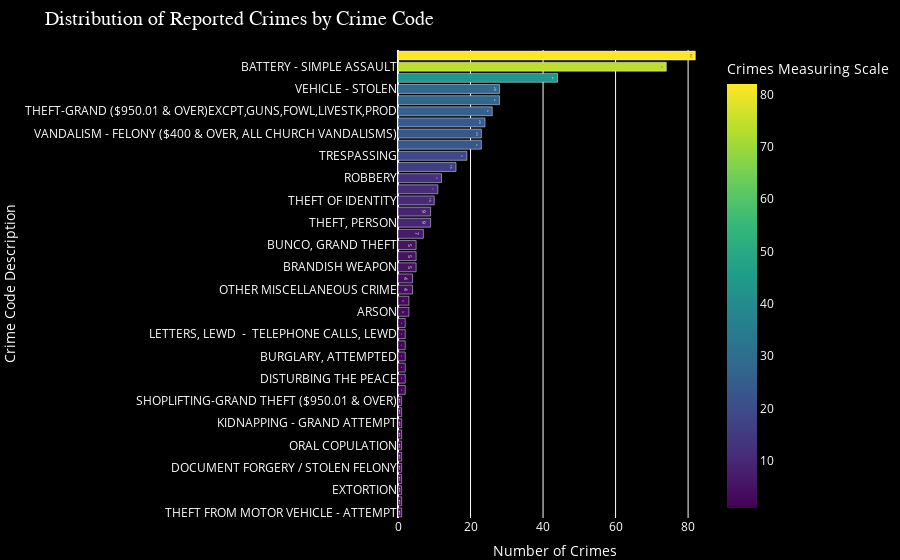

This figure's notebook cell:
### Code cell
fig = px.bar(df, x='Crime_Count', y='Crm_Cd_Desc', orientation='h',
             labels={'Crime_Count': 'Number of Crimes', 'Crm_Cd_Desc': 'Crime Code Description'},
             title='Distribution of Reported Crimes by Crime Code',
             color='Crime_Count',
             color_continuous_scale='viridis')
fig.update_layout(yaxis={'categoryorder':'total ascending'},  
                  xaxis_title='Number of Crimes', yaxis_title='Crime Code Description',
                  plot_bgcolor='black',  
                  paper_bgcolor='black',  
                  font=dict(color='white'),  
                  coloraxis_colorbar=dict(title='Crimes Measuring Scale', tickfont=dict(color='white')),  
                  margin=dict(l=0, r=0, t=50, b=0),  
                  title_font=dict(size=20, color='white', family='Arial'))  


fig.update_traces(texttemplate='%{x}', textposition='inside')  
fig.show()

### Figure 1 — Plotly figure (JSON) as saved in the notebook; plotly's stock layout.template omitted (floating-point values rounded to 4 significant figures)
{"data": [{"alignmentgroup": "True", "hovertemplate": "Number of Crimes=%{marker.color}<br>Crime Code Description=%{y}<extra></extra>", "legendgroup": "", "marker": {"color": [82, 74, 44, 28, 28, 26, 24, 23, 23, 19, 16, 12, 11, 10, 9, 9, 7, 5, 5, 5, 4, 4, 3, 3, 2, 2, 2, 2, 2, 2, 2, 1, 1, 1, 1, 1, 1, 1, 1, 1, 1, 1], "coloraxis": "coloraxis", "pattern": {"shape": ""}}, "name": "", "offsetgroup": "", "orientation": "h", "showlegend": false, "textposition": "inside", "texttemplate": "%{x}", "type": "bar", "x": [82, 74, 44, 28, 28, 26, 24, 23, 23, 19, 16, 12, 11, 10, 9, 9, 7, 5, 5, 5, 4, 4, 3, 3, 2, 2, 2, 2, 2, 2, 2, 1, 1, 1, 1, 1, 1, 1, 1, 1, 1, 1], "xaxis": "x", "y": ["BURGLARY FROM VEHICLE", "BATTERY - SIMPLE ASSAULT", "THEFT PLAIN - PETTY ($950 & UNDER)", "SHOPLIFTING - PETTY THEFT ($950 & UNDER)", "VEHICLE - STOLEN", "THEFT-GRAND ($950.01 & OVER)EXCPT,GUNS,FOWL,LIVESTK,PROD", "ASSAULT WITH DEADLY WEAPON, AGGRAVATED ASSAULT", "VANDALISM - MISDEAMEANOR ($399 OR UNDER)", "VANDALISM - FELONY ($400 & OVER, ALL CHURCH VANDALISMS)", "TRESPASSING", "BURGLARY", "ROBBERY", "BIKE - STOLEN", "THEFT OF IDENTITY", "THEFT, PERSON", "THEFT FROM MOTOR VEHICLE - PETTY ($950 & UNDER)", "CRIMINAL THREATS - NO WEAPON DISPLAYED", "BRANDISH WEAPON", "BATTERY POLICE (SIMPLE)", "BUNCO, GRAND THEFT", "OTHER MISCELLANEOUS CRIME", "ATTEMPTED ROBBERY", "ARSON", "VIOLATION OF RESTRAINING ORDER", "VIOLATION OF COURT ORDER", "DISTURBING THE PEACE", "OTHER ASSAULT", "BURGLARY, ATTEMPTED", "PURSE SNATCHING", "LETTERS, LEWD  -  TELEPHONE CALLS, LEWD", "INDECENT EXPOSURE", "THEFT FROM MOTOR VEHICLE - ATTEMPT", "THROWING OBJECT AT MOVING VEHICLE", "EXTORTION", "BOMB SCARE", "DOCUMENT FORGERY / STOLEN FELONY", "FAILURE TO YIELD", "ORAL COPULATION", "CRM AGNST CHLD (13 OR UNDER) (14-15 & SUSP 10 YRS OLDER)", "KIDNAPPING - GRAND ATTEMPT", "BUNCO, ATTEMPT", "SHOPLIFTING-GRAND THEFT ($950.01 & OVER)"], "yaxis": "y"}], "layout": {"barmode": "relative", "coloraxis": {"colorbar": {"tickfont": {"color": "white"}, "title": {"text": "Crimes Measuring Scale"}}, "colorscale": [[0, "#440154"], [0.1111, "#482878"], [0.2222, "#3e4989"], [0.3333, "#31688e"], [0.4444, "#26828e"], [0.5556, "#1f9e89"], [0.6667, "#35b779"], [0.7778, "#6ece58"], [0.8889, "#b5de2b"], [1, "#fde725"]]}, "font": {"color": "white"}, "legend": {"tracegroupgap": 0}, "margin": {"b": 0, "l": 0, "r": 0, "t": 50}, "paper_bgcolor": "black", "plot_bgcolor": "black", "title": {"font": {"color": "white", "family": "Arial", "size": 20}, "text": "Distribution of Reported Crimes by Crime Code"}, "xaxis": {"anchor": "y", "domain": [0, 1], "title": {"text": "Number of Crimes"}}, "yaxis": {"anchor": "x", "categoryorder": "total ascending", "domain": [0, 1], "title": {"text": "Crime Code Description"}}}}
